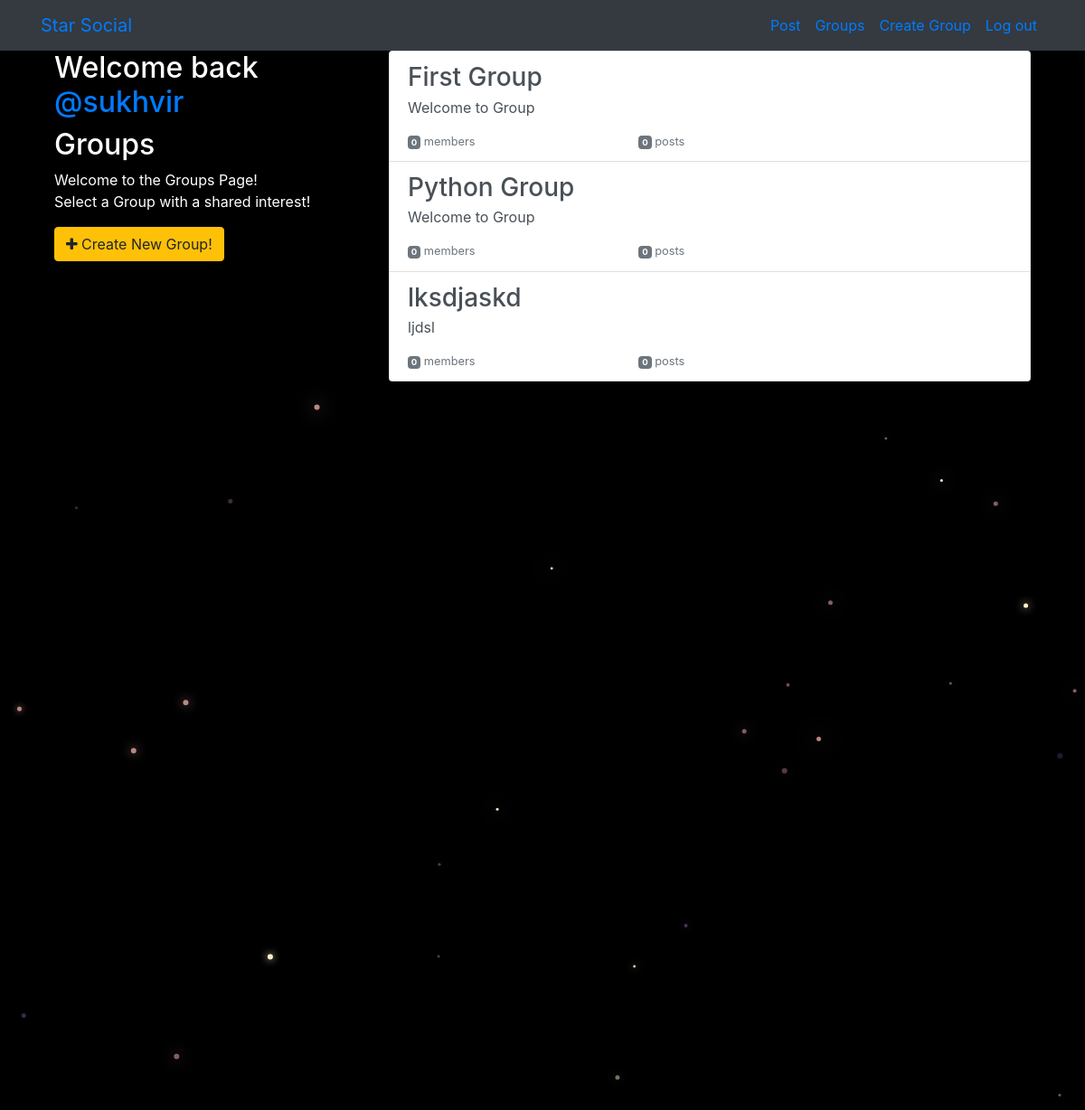
/socialsite/groups/ (signed in), run on the app's committed database.
### socialsite/models.py (models this page shows, shortened)
class Group(models.Model):
    name = models.CharField(max_length=255, unique=True)
    slug = models.SlugField(allow_unicode=True, unique=True)
    description = models.TextField(blank=True, default='')
    description_html = models.TextField(editable=False, default='', blank=True)
    members = models.ManyToManyField(User, through="GroupMember")
    class Meta:
        ordering = ["name"]

### socialsite/views.py (the view)
# urls.py: path('groups/', views.ListGroups.as_view(), name="groups"),
class ListGroups(generic.ListView):
    model = Group

### socialsite/templates/socialsite/group_list.html (shortened to what this page needs)
{% extends "socialsite/group_base.html" %} {% block pregroup %}
<div class="col-md-4">
  <div class="content">
    {% if user.is_authenticated %}
    <h2>
      Welcome back
      <a href="{% url 'socialsite:for_user' username=user.username %}"
        >@{{user.username }}</a
      >
    </h2>
    {% endif %}
    <h2>Groups</h2>
    <p>
      Welcome to the Groups Page! <br />Select a Group with a shared interest!
    </p>
  </div>
  {% if user.is_authenticated %}
  <a
    href="{% url 'socialsite:creategroup' %}"
    class="btn btn-warning"
    role="button"
    ><span class="fa fa-plus"></span> Create New Group!</a
  >
  {% endif %}
</div>
{% endblock %} {% block group_content %}
<div class="col-md-8">
  <div class="list-group">
    {% for group in object_list %}
    <a
      href="{% url 'socialsite:single' slug=group.slug %}"
      class="list-group-item list-group-item-action flex-column align-items-start"
    >
      <h3 class="mb-1">{{ group.name }}</h3>
      <p class="mb-1">{{ group.description_html|safe }}</p>
      <div class="d-flex w-40 justify-content-between">
        <small class="text-muted"
          ><span class="badge badge-secondary"> {{ group.members.count }}</span>
          member{{ group.members.count|pluralize }}</small
        >
        <small class="text-muted"
          ><span class="badge badge-secondary"> {{ group.posts.count }}</span>
          post{{ group.posts.count|pluralize }}</small
        >
      </div>
    </a>
    {% endfor %}
  </div>
</div>
{% endblock %}

### socialsite/static/simplesocial/css/master.css (style rules this page uses)
body { margin: 0; overflow: hidden; background-color: black; color:white; }

### data on the page
Group: name "First Group", description_html "Welcome to Group", members.count "0", posts.count "0"
Group: name "Python Group", description_html "Welcome to Group", members.count "0", posts.count "0"
Group: name "lksdjaskd", description_html "ljdsl", members.count "0", posts.count "0"

### other printed values
{{ user.username }} "sukhvir"
